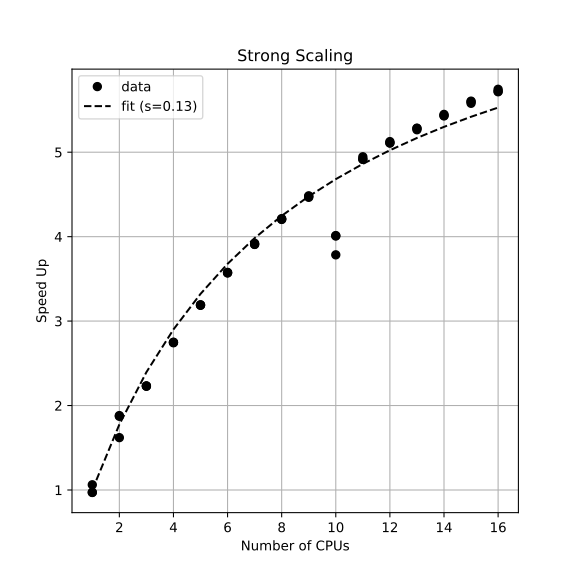

Write Python code to recreate this figure.
#!/usr/local/bin/python

import numpy as np
import matplotlib.pyplot as plt
from scipy.optimize import curve_fit


def amdahl(ncpu, p):
    return 1/(1-p+p/ncpu)


data = np.loadtxt('strong_scaling.csv', delimiter=',')
# Sort data by number of CPUs
ind = np.argsort(data, axis=0)
data = data[ind[:, 0], :]
ncpu = data[:, 0]

# Initialize array for theoretical curves
ta = np.zeros(len(ncpu))

# Compute average computation time on 1 CPU
t1 = 0
c1 = 0
for x, y in data:
    if x == 1:
        t1 += y
        c1 += 1
    else:
        break
t1 /= c1

# Compute and plot speedup
speedup = t1/data[:, 1]
plt.figure(1, figsize=(6, 6))
plt.plot(ncpu, speedup, 'ok')

# Fit speedup with Amdahl's law
popt, pcov = curve_fit(amdahl, ncpu, speedup)

# Create optimized curve
for i, n in enumerate(ncpu):
    ta[i] = amdahl(n, popt)

# Plot data and fit
legend = []
legend.append("data")
legend.append("fit (s=" '{:.2f}'.format(float(1-popt)) + ")")
print(legend)
print("Serial fraction =", 1-popt)
plt.plot(ncpu, ta, '--k')
plt.title("Strong Scaling")
plt.ylabel("Speed Up")
plt.xlabel("Number of CPUs")
plt.legend(legend)
plt.grid(True)
plt.savefig("strong_scaling.svg")
plt.show()

#Efficiency[1, i] = 100*SpeedUp[1, i]/N
